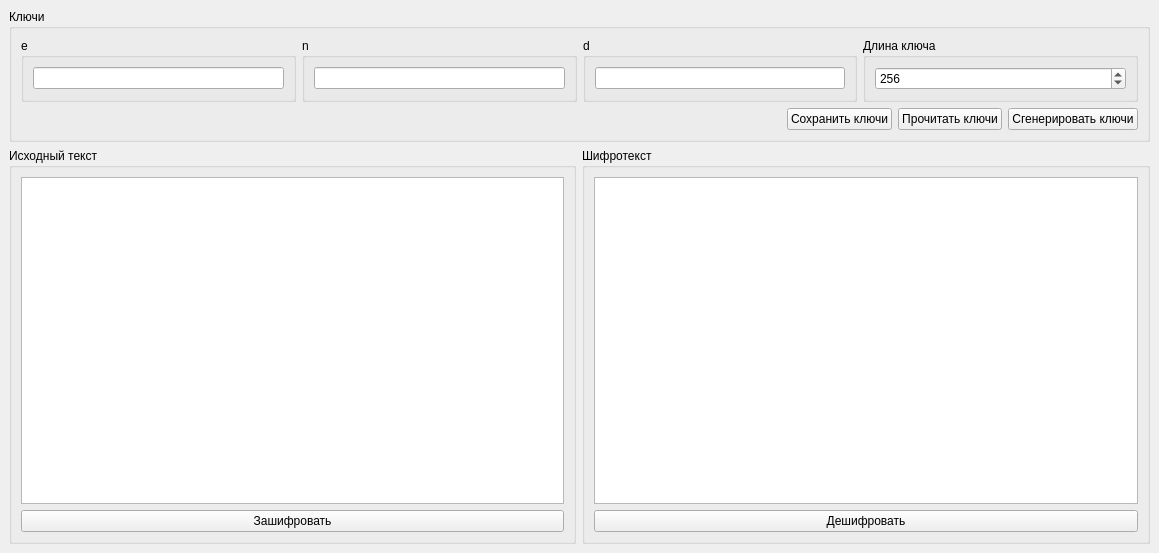
<?xml version="1.0" encoding="UTF-8"?>
<ui version="4.0">
 <class>MainWindow</class>
 <widget class="QMainWindow" name="MainWindow">
  <property name="geometry">
   <rect>
    <x>0</x>
    <y>0</y>
    <width>1159</width>
    <height>553</height>
   </rect>
  </property>
  <property name="minimumSize">
   <size>
    <width>1159</width>
    <height>553</height>
   </size>
  </property>
  <property name="maximumSize">
   <size>
    <width>1159</width>
    <height>553</height>
   </size>
  </property>
  <property name="windowTitle">
   <string>RSA</string>
  </property>
  <widget class="QWidget" name="centralwidget">
   <layout class="QGridLayout" name="gridLayout_2">
    <item row="1" column="0">
     <widget class="QGroupBox" name="groupBox_5">
      <property name="title">
       <string>Исходный текст</string>
      </property>
      <layout class="QVBoxLayout" name="verticalLayout">
       <item>
        <widget class="QPlainTextEdit" name="pte_text"/>
       </item>
       <item>
        <widget class="QPushButton" name="pb_encrypt">
         <property name="text">
          <string>Зашифровать</string>
         </property>
        </widget>
       </item>
      </layout>
     </widget>
    </item>
    <item row="1" column="1">
     <widget class="QGroupBox" name="groupBox_6">
      <property name="title">
       <string>Шифротекст</string>
      </property>
      <layout class="QVBoxLayout" name="verticalLayout_2">
       <item>
        <widget class="QPlainTextEdit" name="pte_cyphertext"/>
       </item>
       <item>
        <widget class="QPushButton" name="pb_decrypt">
         <property name="text">
          <string>Дешифровать</string>
         </property>
        </widget>
       </item>
      </layout>
     </widget>
    </item>
    <item row="0" column="0" colspan="2">
     <widget class="QGroupBox" name="groupBox">
      <property name="title">
       <string>Ключи</string>
      </property>
      <layout class="QGridLayout" name="gridLayout">
       <item row="1" column="2">
        <widget class="QPushButton" name="pb_read_keys">
         <property name="text">
          <string>Прочитать ключи</string>
         </property>
        </widget>
       </item>
       <item row="0" column="0" colspan="4">
        <layout class="QHBoxLayout" name="horizontalLayout_5">
         <item>
          <widget class="QGroupBox" name="groupBox_2">
           <property name="title">
            <string>e</string>
           </property>
           <layout class="QHBoxLayout" name="horizontalLayout">
            <item>
             <widget class="QLineEdit" name="le_e"/>
            </item>
           </layout>
          </widget>
         </item>
         <item>
          <widget class="QGroupBox" name="groupBox_3">
           <property name="title">
            <string>n</string>
           </property>
           <layout class="QHBoxLayout" name="horizontalLayout_2">
            <item>
             <widget class="QLineEdit" name="le_n"/>
            </item>
           </layout>
          </widget>
         </item>
         <item>
          <widget class="QGroupBox" name="groupBox_4">
           <property name="title">
            <string>d</string>
           </property>
           <layout class="QHBoxLayout" name="horizontalLayout_3">
            <item>
             <widget class="QLineEdit" name="le_d"/>
            </item>
           </layout>
          </widget>
         </item>
         <item>
          <widget class="QGroupBox" name="groupBox_7">
           <property name="title">
            <string>Длина ключа</string>
           </property>
           <layout class="QHBoxLayout" name="horizontalLayout_4">
            <item>
             <widget class="QSpinBox" name="sb_key_length">
              <property name="sizePolicy">
               <sizepolicy hsizetype="Expanding" vsizetype="Fixed">
                <horstretch>0</horstretch>
                <verstretch>0</verstretch>
               </sizepolicy>
              </property>
              <property name="minimum">
               <number>8</number>
              </property>
              <property name="maximum">
               <number>8192</number>
              </property>
              <property name="singleStep">
               <number>8</number>
              </property>
              <property name="value">
               <number>256</number>
              </property>
             </widget>
            </item>
           </layout>
          </widget>
         </item>
        </layout>
       </item>
       <item row="1" column="0">
        <spacer name="horizontalSpacer">
         <property name="orientation">
          <enum>Qt::Horizontal</enum>
         </property>
         <property name="sizeHint" stdset="0">
          <size>
           <width>1037</width>
           <height>20</height>
          </size>
         </property>
        </spacer>
       </item>
       <item row="1" column="3">
        <widget class="QPushButton" name="pb_generate_keys">
         <property name="text">
          <string>Сгенерировать ключи</string>
         </property>
        </widget>
       </item>
       <item row="1" column="1">
        <widget class="QPushButton" name="pb_save_keys">
         <property name="text">
          <string>Сохранить ключи</string>
         </property>
        </widget>
       </item>
      </layout>
     </widget>
    </item>
   </layout>
  </widget>
 </widget>
 <resources/>
 <connections/>
</ui>
